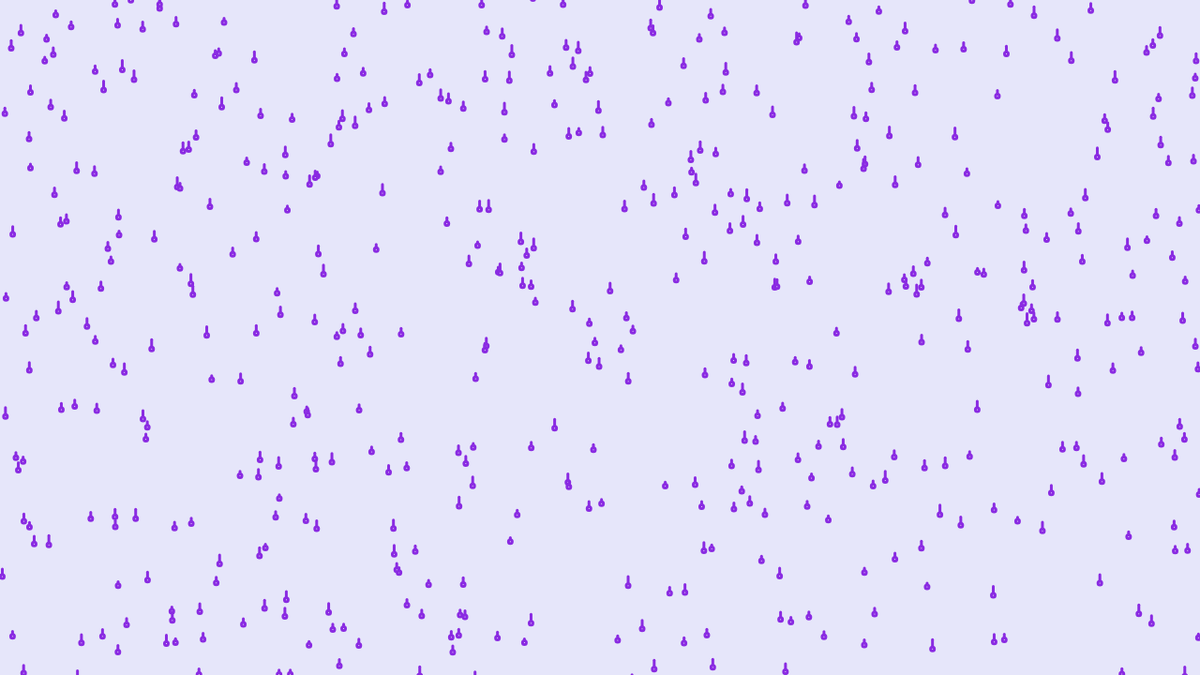
Frame 1 (no input)
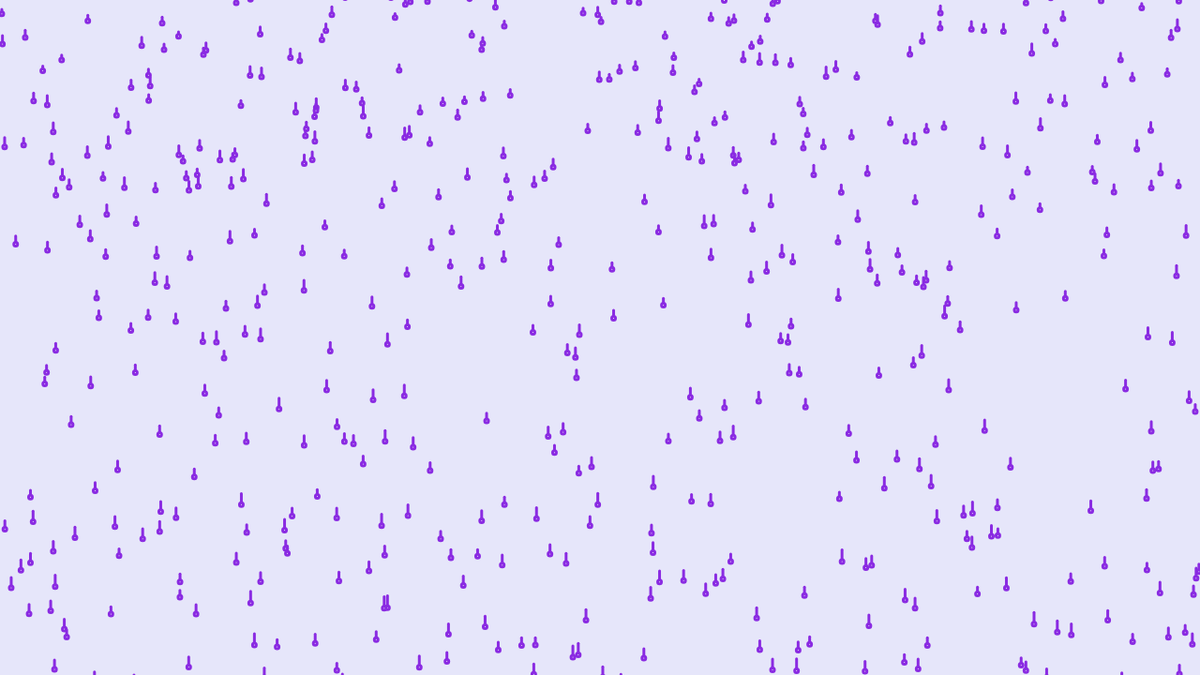
Frame 60 (no input)
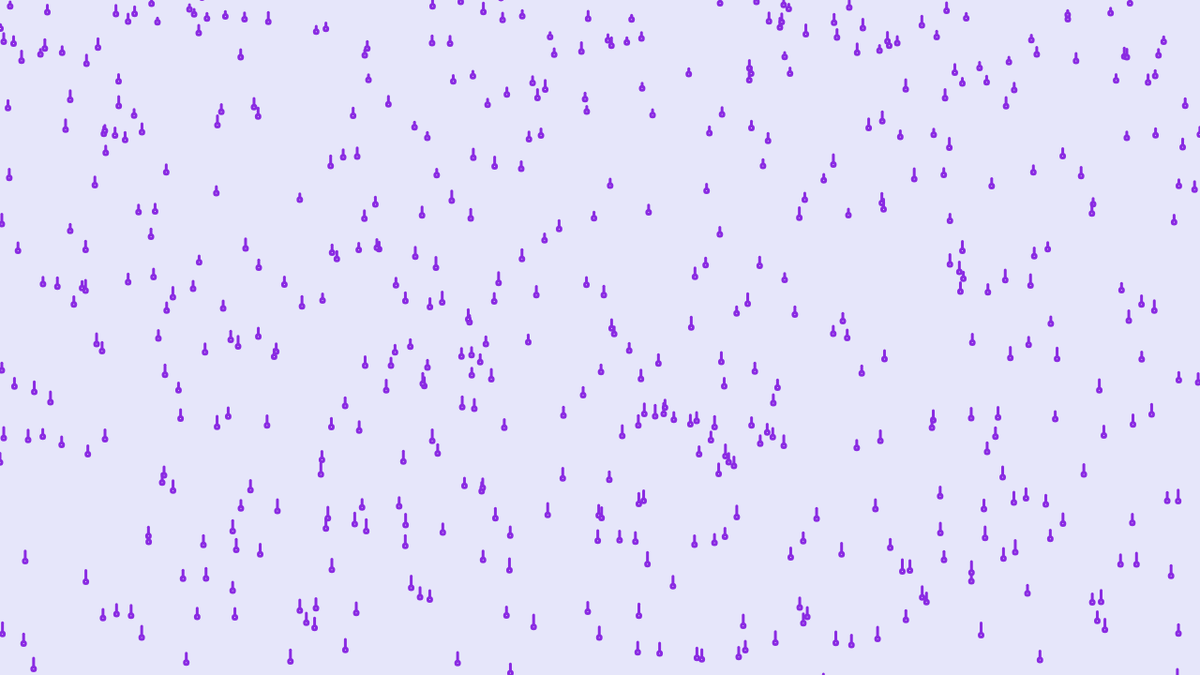
Frame 120 (the mouse pressed at the canvas centre since frame 60)

The p5.js sketch that drew these frames (run headless with seeded random() and noise() and a simulated clock; from frame 60 on, the mouse is pressed at the canvas centre):

// p5.js sketch
// ── sketch.js
let rain = []
const NUMBER_OF_RAINDROPS = 500;

function setup() {
  createCanvas(1280, 720);
  for (let i = 0; i < NUMBER_OF_RAINDROPS; i++) {
    rain.push(new RainDrop());
  }
}

function draw() {
  background(230, 230, 250);
  rain.forEach(e => {
    e.fall_and_show();
  });
}

class RainDrop {
  constructor() {
    this.x = random(0, width);
    this.y = random(-10, height);
    this.speed = random(4, 10);
  }
  fall_and_show() {
    this.speed += 0.05;
    this.y += this.speed;

    if (this.y > height) {
      this.x = random(0, width);
      this.y = random(-10, 0);
      this.speed = random(4, 10);
    }
    stroke(138, 43, 226);
    strokeWeight(3);
    line(this.x, this.y, this.x, this.y + this.speed);
    circle(this.x, this.y + this.speed, 4);
  }
}
